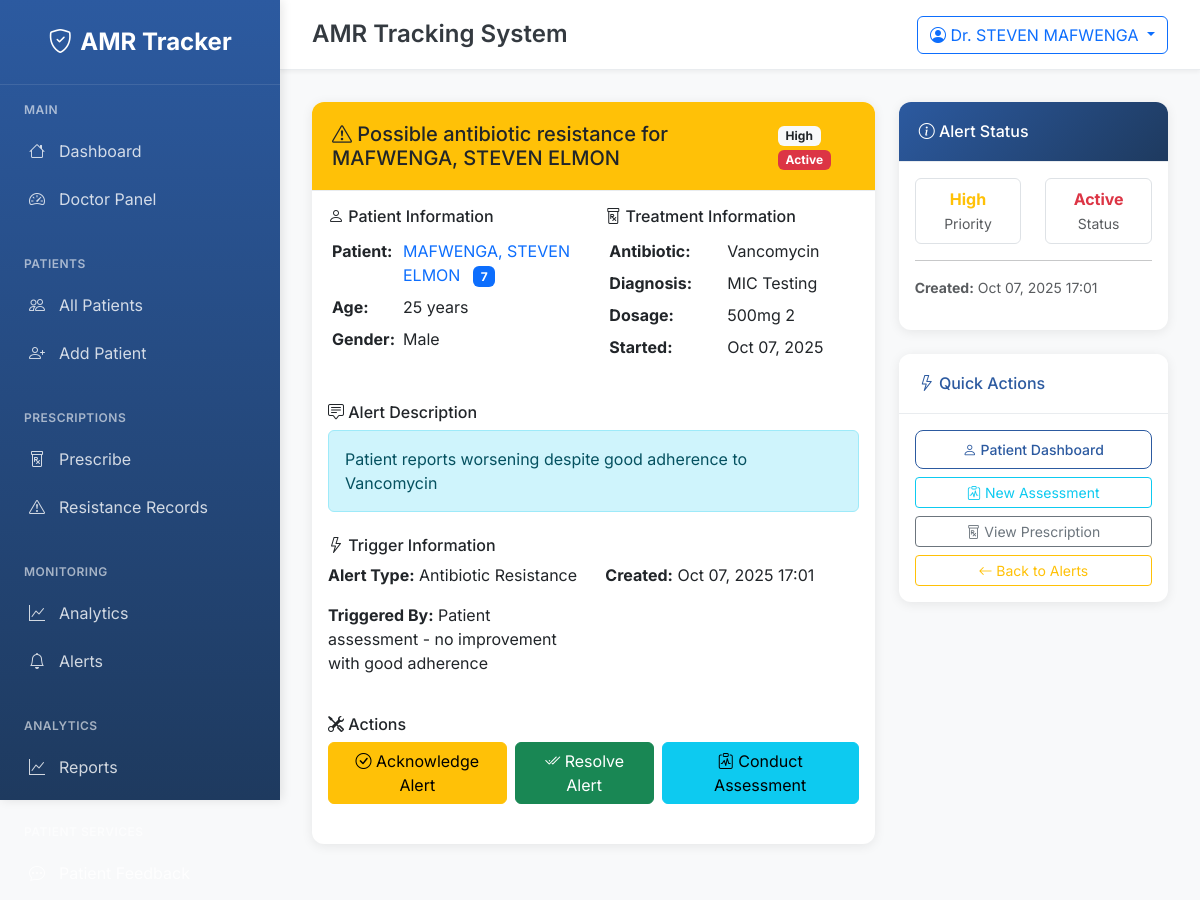
/alerts/11/ (signed in), run on an earlier commit of the app's database.
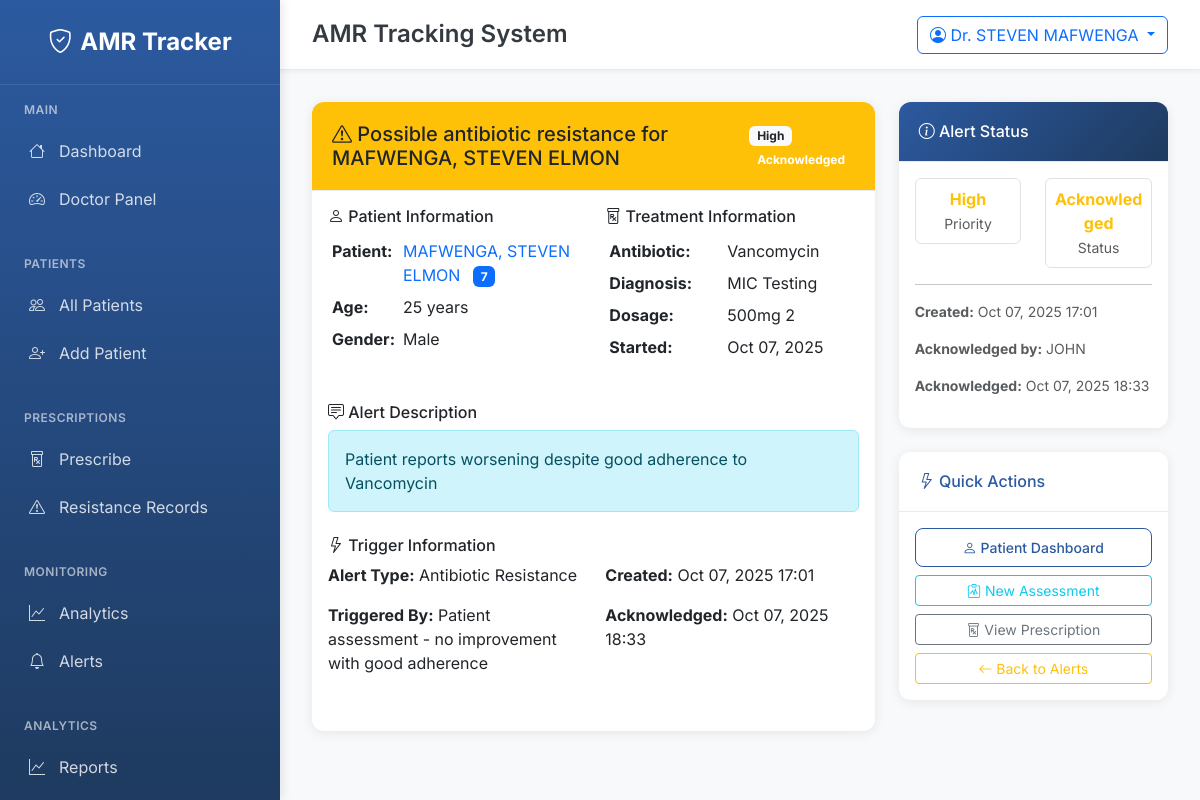
And on a later commit of the database.
### amr_core/models.py (models this page shows, shortened)
class MedicineEffectivenessAlert(models.Model):
    ALERT_TYPE_CHOICES = [
        ('ineffective', 'Medicine Ineffective'),
        ('side_effects', 'Severe Side Effects'),
        ('resistance', 'Antibiotic Resistance'),
        ('adherence', 'Poor Adherence'),
        ('interaction', 'Drug Interaction'),
    ]
    PRIORITY_CHOICES = [
        ('low', 'Low'),
        ('medium', 'Medium'),
        ('high', 'High'),
        ('critical', 'Critical'),
    ]
    patient = models.ForeignKey(Patient, on_delete=models.CASCADE)
    prescription = models.ForeignKey(Prescription, on_delete=models.CASCADE)
    alert_type = models.CharField(max_length=20, choices=ALERT_TYPE_CHOICES)
    priority = models.CharField(max_length=10, choices=PRIORITY_CHOICES, default='medium')
    title = models.CharField(max_length=200)
    description = models.TextField()
    triggered_by = models.CharField(max_length=100, help_text="What triggered this alert")
    created_date = models.DateTimeField(auto_now_add=True)
    acknowledged_by = models.CharField(max_length=100, blank=True, null=True)
    acknowledged_date = models.DateTimeField(blank=True, null=True)
    status = models.CharField(max_length=20, choices=[
        ('active', 'Active'),
        ('acknowledged', 'Acknowledged'),
        ('resolved', 'Resolved'),
        ('dismissed', 'Dismissed'),
    ], default='active')
    recommended_alternatives = models.ManyToManyField(Antibiotic, blank=True, related_name='recommended_for')
    alternative_reasoning = models.TextField(blank=True, null=True)
    doctor_actions = models.TextField(blank=True, null=True, help_text="Actions taken by doctor")
    resolution_notes = models.TextField(blank=True, null=True)
    class Meta:
        ordering = ['-created_date', '-priority']

class Patient(models.Model):
    GENDER_CHOICES = [
        ('M', 'Male'),
        ('F', 'Female'),
        ('O', 'Other'),
    ]
    name = models.CharField(max_length=100)
    age = models.PositiveIntegerField(validators=[MinValueValidator(0), MaxValueValidator(150)])
    gender = models.CharField(max_length=1, choices=GENDER_CHOICES)
    phone = models.CharField(max_length=15, blank=True, null=True)
    email = models.EmailField(blank=True, null=True)
    medical_history = models.TextField(blank=True, null=True, help_text="JSON format or free text")
    allergies = models.TextField(blank=True, null=True)
    created_at = models.DateTimeField(auto_now_add=True)
    updated_at = models.DateTimeField(auto_now=True)
    class Meta:
        ordering = ['-created_at']

class Prescription(models.Model):
    STATUS_CHOICES = [
        ('active', 'Active'),
        ('completed', 'Completed'),
        ('cancelled', 'Cancelled'),
    ]
    doctor_name = models.CharField(max_length=100)
    patient = models.ForeignKey(Patient, on_delete=models.CASCADE)
    antibiotic = models.ForeignKey(Antibiotic, on_delete=models.CASCADE)
    diagnosis = models.TextField()
    dosage = models.CharField(max_length=100)
    frequency = models.CharField(max_length=100)
    duration = models.CharField(max_length=100, help_text="e.g., '7 days', '2 weeks'")
    date_prescribed = models.DateTimeField(auto_now_add=True)
    status = models.CharField(max_length=20, choices=STATUS_CHOICES, default='active')
    notes = models.TextField(blank=True, null=True)
    class Meta:
        ordering = ['-date_prescribed']

class Antibiotic(models.Model):
    ANTIBIOTIC_CLASSES = [
        ('penicillin', 'Penicillin'),
        ('cephalosporin', 'Cephalosporin'),
        ('fluoroquinolone', 'Fluoroquinolone'),
        ('macrolide', 'Macrolide'),
        ('tetracycline', 'Tetracycline'),
        ('aminoglycoside', 'Aminoglycoside'),
        ('sulfonamide', 'Sulfonamide'),
        ('carbapenem', 'Carbapenem'),
        ('other', 'Other'),
    ]
    name = models.CharField(max_length=100, unique=True)
    bacteria_targeted = models.CharField(max_length=200, help_text="Comma-separated list of targeted bacteria")
    class_type = models.CharField(max_length=50, choices=ANTIBIOTIC_CLASSES)
    description = models.TextField(blank=True, null=True)
    dosage_info = models.TextField(blank=True, null=True, help_text="Standard dosage information")
    contraindications = models.TextField(blank=True, null=True)
    created_at = models.DateTimeField(auto_now_add=True)
    class Meta:
        ordering = ['name']

### amr_core/views.py (the view, shortened to what this page needs)
# urls.py: path('alerts/<int:alert_id>/', views.alert_detail, name='alert_detail'),
@login_required
def alert_detail(request, alert_id):
    alert = get_object_or_404(MedicineEffectivenessAlert, id=alert_id)
    form = MedicineEffectivenessAlertForm(instance=alert)
    context = {
        'alert': alert,
        'form': form,
    }
    return render(request, 'amr_core/alert_detail.html', context)

### amr_core/templates/amr_core/alert_detail.html (shortened to what the changed rows need)
{% extends 'amr_core/base.html' %}
{% block content %}
<div class="row">
    <div class="col-lg-8">
        <div class="card mb-4">
            <div class="card-header d-flex justify-content-between align-items-center
                {% if alert.priority == 'critical' %}bg-danger text-white
                {% elif alert.priority == 'high' %}bg-warning text-dark
                {% elif alert.priority == 'medium' %}bg-info text-white
                {% else %}bg-secondary text-white{% endif %}">
                <h5 class="mb-0">
                    {% if alert.priority == 'critical' %}
                        <i class="bi bi-exclamation-triangle-fill"></i>
                    {% elif alert.priority == 'high' %}
                        <i class="bi bi-exclamation-triangle"></i>
                    {% else %}
                        <i class="bi bi-info-circle"></i>
                    {% endif %}
                    {{ alert.title }}
                </h5>
                <div>
                    <span class="badge bg-light text-dark me-2">{{ alert.get_priority_display }}</span>
                    <span class="badge
                        {% if alert.status == 'active' %}bg-danger
                        {% elif alert.status == 'acknowledged' %}bg-warning
                        {% elif alert.status == 'resolved' %}bg-success
                        {% else %}bg-secondary{% endif %}">
                        {{ alert.get_status_display }}
                    </span>
                </div>
            </div>
            <div class="card-body">
                <div class="row mb-4">
                    <div class="col-md-6">
                        <table class="table table-sm table-borderless">
                            <tr>
                                <td>
                                    <a href="{% url 'patient_dashboard' alert.patient.id %}" class="text-decoration-none">
                                        {{ alert.patient.name }}
                                    </a>
                                    <span class="badge bg-primary ms-2">{{ alert.patient.id }}</span>
                                </td>
                            </tr>
                            <tr>
                                <td><strong>Age:</strong></td>
                                <td>{{ alert.patient.age }} years</td>
                            </tr>
                            <tr>
                                <td><strong>Gender:</strong></td>
                                <td>{{ alert.patient.get_gender_display }}</td>
                            </tr>
                        </table>
                    </div>
                    <div class="col-md-6">
                        <table class="table table-sm table-borderless">
                            <tr>
                                <td><strong>Antibiotic:</strong></td>
                                <td>{{ alert.prescription.antibiotic.name }}</td>
                            </tr>
                            <tr>
                                <td><strong>Diagnosis:</strong></td>
                                <td>{{ alert.prescription.diagnosis }}</td>
                            </tr>
                            <tr>
                                <td><strong>Dosage:</strong></td>
                                <td>{{ alert.prescription.dosage }} {{ alert.prescription.frequency }}</td>
                            </tr>
                            <tr>
                                <td><strong>Started:</strong></td>
                                <td>{{ alert.prescription.date_prescribed|date:"M d, Y" }}</td>
                            </tr>
                        </table>
                    </div>
                </div>
                <div class="mb-4">
                    <h6><i class="bi bi-chat-square-text"></i> Alert Description</h6>
                    <div class="alert alert-info">
                        {{ alert.description }}
                    </div>
                </div>
                <div class="mb-4">
                    <div class="row">
                        <div class="col-md-6">
                            <p><strong>Alert Type:</strong> {{ alert.get_alert_type_display }}</p>
                            <p><strong>Triggered By:</strong> {{ alert.triggered_by }}</p>
                        </div>
                        <div class="col-md-6">
                            <p><strong>Created:</strong> {{ alert.created_date|date:"M d, Y H:i" }}</p>
                            {% if alert.acknowledged_date %}
                            <p><strong>Acknowledged:</strong> {{ alert.acknowledged_date|date:"M d, Y H:i" }}</p>
                            {% endif %}
                        </div>
                    </div>
                </div>
                {% if alert.status == 'active' %}
                <div class="mb-4">
                    <h6><i class="bi bi-tools"></i> Actions</h6>
                    <div class="d-flex gap-2">
                        <form method="post" style="display: inline;">
                            <button type="submit" class="btn btn-warning">
                                <i class="bi bi-check-circle"></i> Acknowledge Alert
                            </button>
                        </form>
                        <button type="button" class="btn btn-success" data-bs-toggle="modal" data-bs-target="#resolveModal">
                            <i class="bi bi-check2-all"></i> Resolve Alert
                        </button>
                        <a href="{% url 'patient_assessment_with_prescription' alert.patient.id alert.prescription.id %}" class="btn btn-info">
                            <i class="bi bi-clipboard-pulse"></i> Conduct Assessment
                        </a>
                    </div>
                </div>
                {% endif %}
            </div>
        </div>
    </div>
    <div class="col-lg-4">
        <div class="card mb-4">
            <div class="card-body">
                <div class="row text-center">
                    <div class="col-6">
                        <div class="border rounded p-2">
                            <div class="fw-bold
                                {% if alert.priority == 'critical' %}text-danger
                                {% elif alert.priority == 'high' %}text-warning
                                {% elif alert.priority == 'medium' %}text-info
                                {% else %}text-secondary{% endif %}">
                                {{ alert.get_priority_display }}
                            </div>
                            <small class="text-muted">Priority</small>
                        </div>
                    </div>
                    <div class="col-6">
                        <div class="border rounded p-2">
                            <div class="fw-bold
                                {% if alert.status == 'active' %}text-danger
                                {% elif alert.status == 'acknowledged' %}text-warning
                                {% elif alert.status == 'resolved' %}text-success
                                {% else %}text-secondary{% endif %}">
                                {{ alert.get_status_display }}
                            </div>
                            <small class="text-muted">Status</small>
                        </div>
                    </div>
                </div>
                <div class="small text-muted">
                    <p><strong>Created:</strong> {{ alert.created_date|date:"M d, Y H:i" }}</p>
                    {% if alert.acknowledged_by %}
                    <p><strong>Acknowledged by:</strong> {{ alert.acknowledged_by }}</p>
                    {% endif %}
                    {% if alert.acknowledged_date %}
                    <p><strong>Acknowledged:</strong> {{ alert.acknowledged_date|date:"M d, Y H:i" }}</p>
                    {% endif %}
                </div>
            </div>
        </div>
    </div>
</div>
{% endblock %}

What changed in the data, as far as the page shows it:
changed MedicineEffectivenessAlert "Possible antibiotic resistance for MAFWENGA, STEVEN ELMON": status "Active" → "Acknowledged"; acknowledged_date (not shown) → "Oct 07, 2025 18:33"; acknowledged_by (not shown) → "JOHN"
Also different on the page:
text no longer shown: "Actions Acknowledge Alert Resolve Alert Conduct Assessment"
text now shown: "Acknowledged: Acknowledged by: Acknowledged:"
